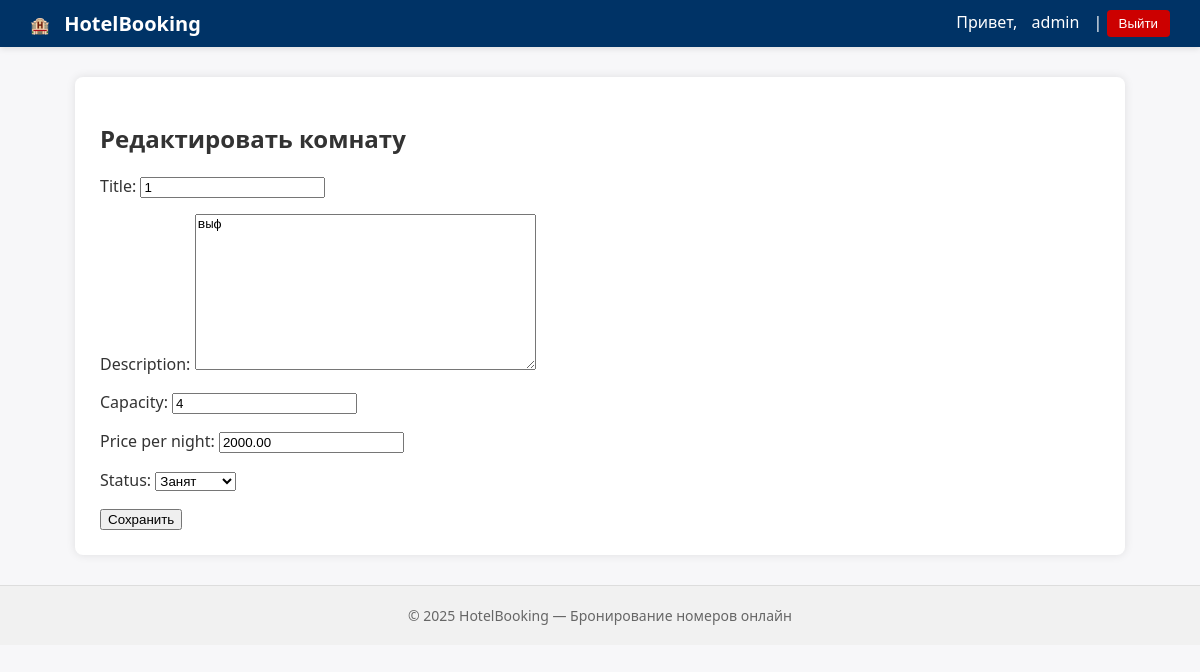
The page /booking/rooms/6/edit/ (signed in) on the database its author committed.
### account_app/models.py (models this page shows, shortened)
class User(AbstractUser):
    ROLE_CHOICES = (
        ('admin', 'Администратор'),
        ('guest', 'Гость'),
    )
    role = models.CharField(max_length=10, choices=ROLE_CHOICES, default='guest')
    is_approved = models.BooleanField(default=False)
    objects = UserManager()

### booking_app/models.py (models this page shows, shortened)
class Room(models.Model):
    STATUS_CHOICES = (
        ('available', 'Доступен'),
        ('occupied', 'Занят'),
    )
    title = models.CharField(max_length=100)
    description = models.TextField()
    capacity = models.PositiveIntegerField()
    price_per_night = models.DecimalField(max_digits=8, decimal_places=2)
    status = models.CharField(max_length=10, choices=STATUS_CHOICES, default='available')
    objects = models.Manager()

### booking_app/views.py (the view)
    def wrapper(request, *args, **kwargs):
        if not request.user.is_authenticated or not (request.user.role == 'admin' or request.user.is_superuser):
            raise PermissionDenied
        return view_func(request, *args, **kwargs)

### booking_app/forms.py
class RoomForm(forms.ModelForm):
    class Meta:
        model = Room
        fields = ['title', 'description', 'capacity', 'price_per_night', 'status']

### booking_app/views.py (called while the page is built)
def admin_required(view_func):
    def wrapper(request, *args, **kwargs):
        if not request.user.is_authenticated or not (request.user.role == 'admin' or request.user.is_superuser):
            raise PermissionDenied
        return view_func(request, *args, **kwargs)
    return wrapper

@login_required
@admin_required
def room_edit_view(request, pk):
    room = get_object_or_404(Room, pk=pk)
    if request.method == 'POST':
        form = RoomForm(request.POST, instance=room)
        if form.is_valid():
            form.save()
            return redirect('booking_app:room_manage')
    else:
        form = RoomForm(instance=room)
    return render(request, 'booking_app/room_form.html', {'form': form, 'title': 'Редактировать комнату'})

### booking_app/templates/booking_app/room_form.html (shortened to what this page needs)
{% extends "base.html" %}
{% block content %}
<h2>{{ title }}</h2>
<form method="post">
    {{ form.as_p }}
    <button type="submit">Сохранить</button>
</form>
{% endblock %}

### templates/base.html (shortened to what this page needs)
<!DOCTYPE html>
<html lang="ru">
<head>
    {% load static %}
    <link rel="stylesheet" href="{% static 'css/style.css' %}">
</head>
<body>
    <nav>
        <div class="nav-left">
            🏨 <a href="/" class="brand">HotelBooking</a>
        </div>
        <div class="nav-right">
            {% if user.is_authenticated %}
                Привет, <a href="{% url 'account_app:profile' %}">{{ user.username }}</a> |
                <form method="post" action="{% url 'account_app:logout' %}" class="logout-form">
                    <button type="submit">Выйти</button>
                </form>
            {% else %}
                <a href="{% url 'account_app:login' %}">Вход</a> |
                <a href="{% url 'account_app:signup' %}">Регистрация</a>
            {% endif %}
        </div>
    </nav>
    <main>
        {% block content %}
        {% endblock %}
    </main>
    <footer>
        © 2025 HotelBooking — Бронирование номеров онлайн
    </footer>
</body>
</html>

### idz_project/static/css/style.css (style rules this page uses)
body { font-family: "Segoe UI", Roboto, Arial, sans-serif; background-color: #f7f7f9; color: #333; margin: 0; padding: 0; }
nav { background-color: #003366; color: white; display: flex; justify-content: space-between; align-items: center; padding: 10px 30px; box-shadow: 0 2px 6px rgba(0, 0, 0, 0.1); }
nav a { color: white; text-decoration: none; margin: 0 10px; font-weight: 500; transition: color 0.3s ease; }
.brand { font-size: 20px; font-weight: bold; color: white; text-decoration: none; }
.logout-form { display: inline; }
.logout-form button { background-color: #cc0000; border: none; color: white; padding: 6px 12px; border-radius: 4px; cursor: pointer; font-weight: 500; transition: background 0.3s ease; }
main { max-width: 1000px; margin: 30px auto; background-color: white; padding: 25px; border-radius: 8px; box-shadow: 0 0 10px rgba(0, 0, 0, 0.1); }
footer { text-align: center; color: #666; padding: 20px; font-size: 14px; border-top: 1px solid #ddd; background: #f1f1f1; }

### rows shown on the page
User: username "admin"
Room: title "1", description "выф", capacity "4", price_per_night "2000.00", status "Занят"

### other values the page prints
{{ title }} "Редактировать комнату"
